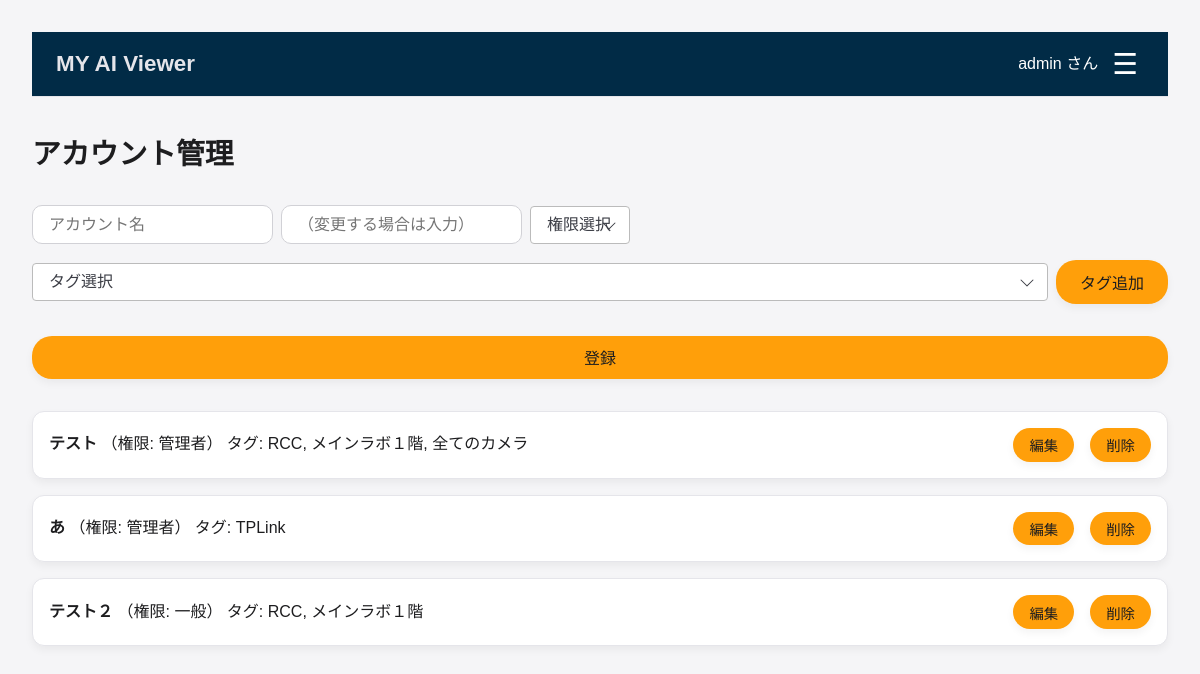
Page /account (signed in) on the committed database.
### app.py (models this page shows)
class User(db.Model):
    id       = db.Column(db.Integer, primary_key=True)
    username = db.Column(db.String(50), unique=True, nullable=False)
    password = db.Column(db.String(100), nullable=False)
    role     = db.Column(db.Integer, nullable=False)  # 1=管理者, 2=一般

class Tag(db.Model):
    id = db.Column(db.Integer, primary_key=True)
    tag_name = db.Column(db.String(50), nullable=False)

### app.py (the view, shortened to what this page needs)
@app.route('/account', methods=['GET','POST'])
@login_required
def account():
    if session.get('user_role') != 1:
        return "管理者ではありません", 403
    users = User.query.all()
    tags  = Tag.query.all()
    user_tag_map = { u.id: [] for u in users }
    for rel in TagUser.query.all():
        user_tag_map[rel.user_id].append(rel.tag_id)
    return render_template('account.html',
                           users=users, tags=tags,
                           user_tag_map=user_tag_map)

### app.py (called while the page is built)
def login_required(fn):
    @wraps(fn)
    def wrapper(*args, **kwargs):
        if 'user_id' not in session:
            return redirect(url_for('login'))
        return fn(*args, **kwargs)
    return wrapper

### templates/account.html (shortened to what this page needs)
<!DOCTYPE html>
<html lang="ja">
<head>
  <link rel="stylesheet" href="{{ url_for('static', filename='css/style.css') }}">
</head>
<body>
  {% include 'header.html' %}
  <h1>アカウント管理</h1>
  <form id="account-form" class="controls" method="post">
    <div class="form-row">
      <input type="text" name="username" id="username-input"
             placeholder="アカウント名" required>
      <input type="password" name="password" id="password-input"
              placeholder="（変更する場合は入力）">
      <select name="role" id="role-select" required>
        <option value="">権限選択</option>
      </select>
    </div>
    <div class="form-row">
      <select id="tag-select">
        <option value="">タグ選択</option>
      </select>
      <button type="button" id="add-tag">タグ追加</button>
    </div>
    <button type="submit">登録</button>
  </form>
  <ul id="account-list">
    {% for u in users if u.username != 'admin' %}
    <li
    data-id="{{ u.id }}"
    data-role="{{ u.role }}"
    data-tag-ids="{{ user_tag_map[u.id]|join(',') }}"
  >
      <div class="user-info">
        <strong class="username">{{ u.username }}</strong>
        （権限: {{ '管理者' if u.role==1 else '一般' }}）
        タグ:
        {% set uts = user_tag_map[u.id] %}
        {% if uts %}
          {% for tag in tags if tag.id in uts %}{{ tag.tag_name }}{% if not loop.last %}, {% endif %}{% endfor %}
        {% else %}
          <em>未設定</em>
        {% endif %}
      </div>
      <div class="actions">
        <button class="edit-btn" type="button">編集</button>
        <button class="delete-btn" type="button"
                data-url="{{ url_for('delete_user', user_id=u.id) }}">
          削除
        </button>
      </div>
    </li>
    {% endfor %}
  </ul>
</body>
</html>

### templates/header.html (shortened to what this page needs)
<header class="site-header">
  <div class="header-inner">
    <a href="/" class="logo">MY AI Viewer</a>
    <div class="user-menu">
      {% if session.username %}
        <span class="user-name">{{ session.username }} さん</span>
      {% endif %}
      <button class="menu-toggle" aria-label="メニュー開閉">☰</button>
    </div>
  </div>
</header>

### static/css/style.css (style rules this page uses)
body { margin: 0; padding: 2rem; font-family: "Noto Sans JP", sans-serif; background: #f5f5f7; color: #1d1d1f; font-size: 16px; line-height: 1.8; }
.site-header { background: #012b46; color: #1d1d1f; padding: 0.75rem 1.5rem; display: flex; justify-content: space-between; align-items: center; border-bottom: 1px solid #e5e5ea; }
.header-inner { display: flex; justify-content: space-between; align-items: center; width: 100%; }
.logo { color: #e5e5ea; text-decoration: none; font-size: 1.4rem; font-weight: bold; }
.menu-toggle { font-size: 1.8rem; cursor: pointer; background: none; border: none; color: #ff9f0a; }
h1 { font-size: 1.8rem; font-weight: 600; color: #1d1d1f; margin-top: 2rem; margin-bottom: 1.5rem; }
.controls input, .controls select { padding: 0.6rem 1rem; font-size: 1rem; border-radius: 10px; border: 1px solid #d1d1d6; background: #fff; color: #1d1d1f; height: auto; box-sizing: border-box; }
.controls button { padding: 0.6rem 1.5rem; border-radius: 20px; background: #ff9f0a; color: #1d1d1f; font-size: 1rem; border: none; box-shadow: 0 4px 8px rgba(0,0,0,0.05); cursor: pointer; transition: background 0.3s; }
button, .delete-btn { background: #ff9f0a; color: #1d1d1f; border: none; }
ul { list-style: none; padding: 0; }
li { background: #ffffff; border: 1px solid #e5e5ea; border-radius: 12px; padding: 1rem; margin-bottom: 1rem; display: flex; align-items: center; justify-content: space-between; box-shadow: 0 4px 8px rgba(0,0,0,0.05); }
.controls select { padding: 0.6rem 1rem; font-size: 1rem; border-radius: 4px; border: 1px solid #bbb; background-color: #fff; color: #3B3D45; font-family: "Noto Sans JP", sans-serif; appearance: none; -webkit-appearance: none; -moz-appearance: none; background-repeat: no-repeat; background-position: right 0.75rem center; background-size: 1rem; }
.site-header .menu-toggle { display: block; }
.site-header .menu-toggle { display: block !important; background: none; border: none; color: #fff; font-size: 1.8rem; cursor: pointer; margin-left: auto; }
.controls > div { display: flex; align-items: center; gap: 0.5rem; flex: 1 1 auto; }
#camera-select, #tag-select { flex: 1 1 auto; min-width: 0; width: auto; }
#add-camera, #add-tag { flex: 0 0 auto; }
#account-form > div { display: flex !important; align-items: center !important; gap: 0.5rem !important; flex: 1 1 auto !important; }
#tag-select { flex: 1 1 auto !important; min-width: 0 !important; width: auto !important; }
#add-tag { flex: 0 0 auto !important; }
.edit-btn, .delete-btn, .cancel-btn { padding: 0.4rem 1rem; border-radius: 20px; background: #ff9f0a; color: #1d1d1f; font-size: 0.9rem; border: none; box-shadow: 0 4px 8px rgba(0,0,0,0.05); cursor: pointer; transition: background 0.3s; margin-left: 0.5rem; }

### templates/account.html (style rules this page uses)
.controls { display: flex; flex-direction: column; gap: 1rem; margin-bottom: 2rem; }
.controls .form-row { display: flex; align-items: center; gap: 0.5rem; }
#role-select { flex: 0 0 100px; }
#tag-select { flex: 1 1 auto; min-width: 0; }
#add-tag { flex: 0 0 auto; }
#account-list li { display: flex; justify-content: space-between; align-items: center; background: #fff; border: 1px solid #e5e5ea; border-radius: 12px; padding: 1rem; margin-bottom: 1rem; box-shadow: 0 4px 8px rgba(0,0,0,0.05); }
#account-list .user-info { flex: 1; }
#account-list .actions { display: flex; gap: 0.5rem; }

### templates/header.html (style rules this page uses)
.header-inner { display: flex; align-items: center; }
.logo { margin-right: 0; }
.user-menu { margin-left: auto; display: flex; align-items: center; position: relative; gap: 0.5rem; }
.menu-toggle { background: none; border: none; color: #fff; font-size: 1.8rem; cursor: pointer; }
.user-name { color: #fff; font-size: 1rem; }

### rows in the picture
User: username "admin"
User: username "テスト", role "管理者"
Tag: tag_name "RCC"
Tag: tag_name "メインラボ１階"
Tag: tag_name "全てのカメラ"
User: username "あ", role "管理者"
Tag: tag_name "TPLink"
User: username "テスト２", role "一般"
